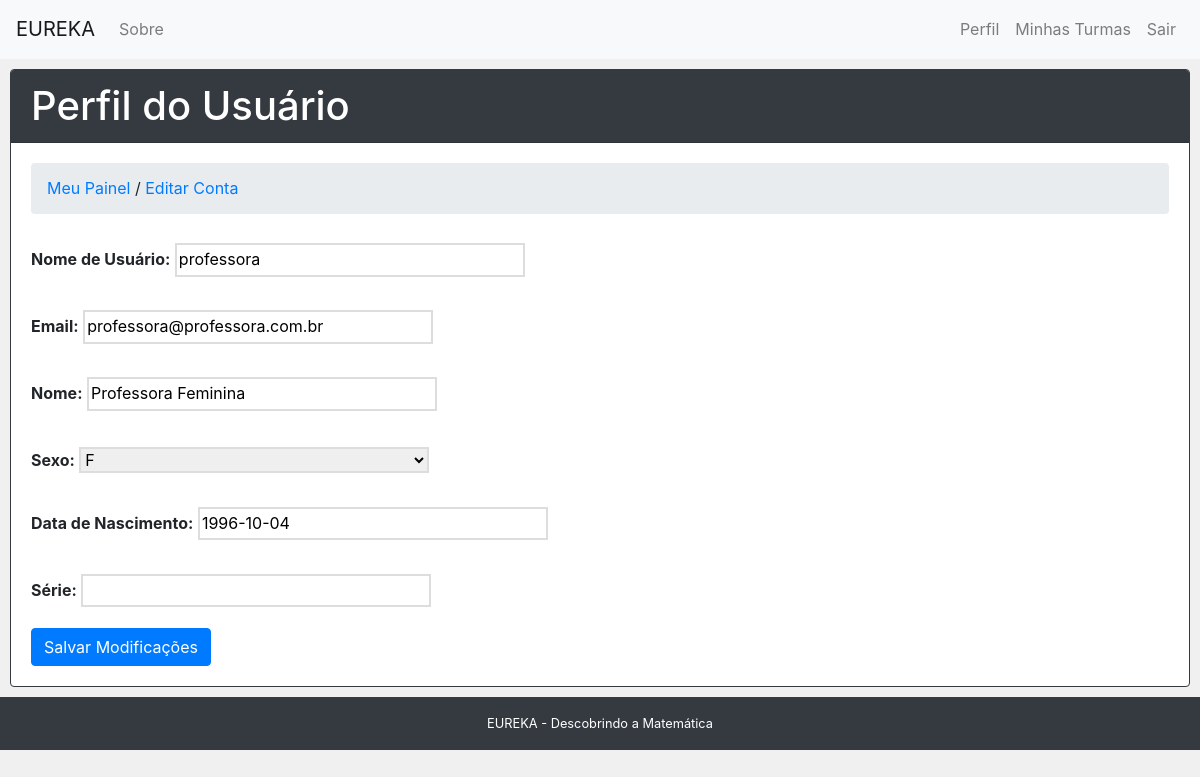
Page /editar_usuario/ (signed in) on the committed database.
### core/models.py (models this page shows)
class Usuario(AbstractBaseUser, PermissionsMixin):
	USER_OPTIONS = (
		('PROFESSOR', 'Professor'),
		('ALUNO', 'Aluno'),
	)
	GENDER_OPTIONS = (
		('MASCULINO', 'M'),
		('FEMININO', 'F'),
	)
	username = models.CharField('Nome de Usuário', max_length=30, unique=True, validators = [validators.RegexValidator(re.compile('^[\w.@+-]+$'), 'O nome de usuário só pode conter letras, dígitos ou os seguintes caracteres @/./+/-/_', 'invalid')])
	name = models.CharField('Nome', max_length=100)
	gender = user_type = models.CharField('Sexo', max_length=9, choices=GENDER_OPTIONS, default='MASCULINO')
	birth_date = models.DateField('Data de Nascimento', null=True, blank = True)
	grade = models.IntegerField('Série', validators=[MaxValueValidator(9), MinValueValidator(1)], null=True, blank = True)
	email = models.EmailField('Email', max_length=256, blank=True, unique=True)
	user_type = models.CharField('Tipo', max_length=9, choices=USER_OPTIONS, default='ALUNO')
	created_at = models.DateTimeField('Criado em', auto_now_add=True)
	updated_at = models.DateTimeField('Atualizado em', auto_now=True)
	is_active = models.BooleanField('Esta ativo?', blank=True, default=True)
	is_staff = models.BooleanField('Admin', blank=True, default=False)
	date_joined = models.DateTimeField('Data de cadastro', auto_now_add=True)
	objects = UserManager()
	USERNAME_FIELD = 'username'
	REQUIRED_FIELDS = ['email','name','gender','birth_date','user_type']
	def __str__(self):
		return self.name
	class Meta:
		verbose_name = 'Usuário'
		verbose_name_plural = 'Usuários'

### core/views.py (the view)
# urls.py: path('editar_usuario/', views.editar_usuario, name='editar_usuario'),
@login_required
def editar_usuario(request):
	context = {}
	if request.method == 'POST':
		form = FormularioEditarConta(request.POST, instance = request.user)
		if form.is_valid():
			form.save()
			messages.success(request, 'Os dados foram alterados com sucesso')
			redirect('usuario')
	else:
		form = FormularioEditarConta(instance = request.user)
	context ['form'] = form
	return render(request,'editar_usuario.html', context)

### core/forms.py
class FormularioEditarConta(forms.ModelForm):
	class Meta:
		model = User
		fields = ['username','email','name','gender','birth_date','grade']

### core/templates/editar_usuario.html (shortened to what this page needs)
{% extends "usuario.html" %}
{% block breadcrumb %}
    {{ block.super }}
    <li>&nbsp;/&nbsp;</li>
    <li><a href="{% url 'editar_usuario' %}">Editar Conta</a></li>
{% endblock %}
{% block dashboard_content %}
<form class="pure-form pure-form-stacked" method="post">
    <fieldset>
        {% for field in form %}
        <div class="pure-control-group">
            {{ field.label_tag }}
            {{ field }}
        </div>
        {% endfor %}
        <div class="pure-controls">
            <button type="submit" class="btn btn-primary">Salvar Modificações</button>
        </div>
    </fieldset>
</form>
{% endblock %}

### core/static/css/styles.css (style rules this page uses)
* { -webkit-box-sizing: border-box; -moz-box-sizing: border-box; box-sizing: border-box; }
body { margin: 0 auto; line-height: 1.7em; }
.pure-form label { margin: 1em 0 0; font-weight: bold; font-size: 100%; }
.pure-form input[type], textarea, select { border: 2px solid #ddd; box-shadow: none; font-size: 100%; width: 100%; max-width: 350px; margin-bottom: 0.3em; }
.pure-form .pure-control-group { margin-bottom: 1em; }

### rows in the picture
Usuario: form "professora" "professora@professora.com.br" "Professora Feminina" "F" "1996-10-04"

### other values in the picture
{{ field.label_tag }} "Nome de Usuário:" "Email:" "Nome:" "Sexo:" "Data de Nascimento:" "Série:"
